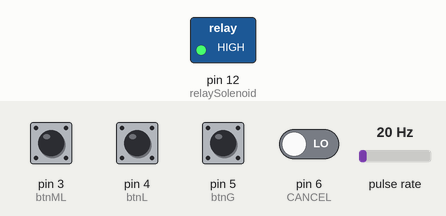
The sketch below on a simulated Arduino Uno, built with avr-gcc and run on an emulated ATmega328P. On the bench: switched loads named in the sketch (green lamp = pin HIGH). Wiring (inferred from the names in the program): pulse sensor: data pin 2. Inputs (shaded band) come from the test bench; at power-on: pin 3 (btnML), pin 4 (btnL), pin 5 (btnG), pin 6 (CANCEL) LOW, pulse rate 20 Hz. What the sketch prints to the serial monitor is not drawn.

Above: at 1.2 s.
1.3 s: pin 6 (CANCEL) driven HIGH
At 1.8 s:
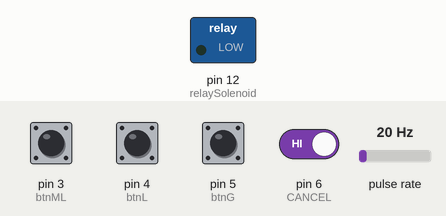
2.9 s: pin 3 (btnML) pulled HIGH for 0.15 s
At 4.2 s:
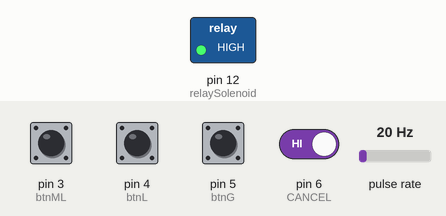
4.5 s: pulse rate (sensor on pin 2) set to 31 Hz
7.5 s: pulse rate (sensor on pin 2) set to 37 Hz
9.6 s: pin 4 (btnL) pulled HIGH for 0.15 s
At 10.0 s:
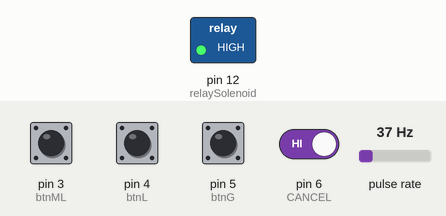
11.2 s: pulse rate (sensor on pin 2) set to 68 Hz
14.2 s: pulse rate (sensor on pin 2) set to 76 Hz
Timing chart, 0 to 17.2 s (numbered marks = the images above; inputs shaded):
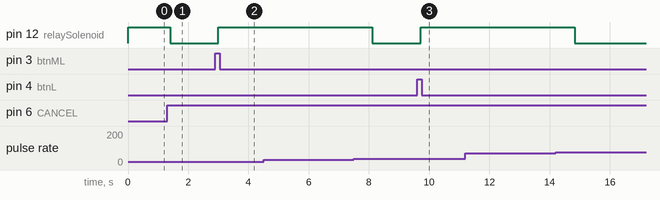

Measured:
- after the input at 1.3 s, pin 12 (relaySolenoid): HIGH → LOW after 0.10 s
- after the input at 2.9 s, pin 12 (relaySolenoid): LOW → HIGH after 0.10 s
- after the input at 4.5 s, every drawn part: stays the same
- after the input at 9.6 s, pin 12 (relaySolenoid): LOW → HIGH after 0.12 s
- after the input at 11.2 s, every drawn part: stays the same

The sketch:

Design2.ino
```cpp
// //components
// lcd = SCL AND SDA / PC5 PC4
// relayCoin = 9
// coinSignal =  to digital pin 6 ---  2
int relaySolenoid =  12;
// waterFlowSensor = 13
int btnML = 3;
int btnL = 4;
int btnG = 5;
int CANCEL = 6;

int ReadbtnML  = 0;
int ReadbtnL   = 0;
int ReadbtnG   = 0;
int ReadCANCEL = 0;

// esp8266 ml -  out 7
// esp8266 L - out  11
// esp8266 G - out  10


// PLAN TO MOVE COIN SIGNAL TO A PWM ~

byte sensorInterrupt = 0;  // 0 = digital pin 2
byte sensorPin       = 2;


float calibrationFactor = 4.5;

volatile byte pulseCount;

float flowRate;
unsigned int flowMilliLitres;
unsigned long totalMilliLitres;

unsigned long oldTime;


void setup() {
  // put your setup code here, to run once:
  Serial.begin(9600);

  pinMode(btnML, INPUT);
  pinMode(btnL, INPUT);
  pinMode(btnG, INPUT);
  pinMode(CANCEL, INPUT);

  pinMode(relaySolenoid,  OUTPUT);
  digitalWrite(relaySolenoid, HIGH);

  pinMode(sensorPin, INPUT);
  digitalWrite(sensorPin, HIGH);

  pulseCount        = 0;
  flowRate          = 0.0;
  flowMilliLitres   = 0;
  totalMilliLitres  = 0;
  oldTime           = 0;

  attachInterrupt(sensorInterrupt, pulseCounter, FALLING);

}

void loop() {
  // put your main code here, to run repeatedly:
  ReadbtnML = digitalRead(btnML);
  ReadbtnL = digitalRead(btnL);
  ReadbtnG = digitalRead(btnG);
  ReadCANCEL = digitalRead(CANCEL);


  if (ReadbtnML == HIGH) {
    delay(100);
    Serial.println("btnML is pressed.");
    dispenseWater(500);
  } else if (ReadbtnL == HIGH) {
    delay(100);
    Serial.println("btnL is pressed.");
    dispenseWater(1000);
  } else if (ReadbtnG == HIGH) {
    delay(100);
    Serial.println("btnG is pressed.");
    dispenseWater(18927);
  } else if (ReadCANCEL == HIGH) {
    Serial.println("Cancel is pressed.");
    delay(100);
    digitalWrite(relaySolenoid, LOW);
  }


}

void dispenseWater(float totalVolume){
  digitalWrite(relaySolenoid, HIGH);
  Serial.print("Dispensing: ");
  Serial.println(totalVolume);

  while (totalVolume > totalMilliLitres) {
      if((millis() - oldTime) > 1000)  { // Only process counters once per second

      detachInterrupt(sensorInterrupt);


      flowRate = ((1000.0 / (millis() - oldTime)) * pulseCount) / calibrationFactor;


      oldTime = millis();


      flowMilliLitres = (flowRate / 60) * 1000;


      totalMilliLitres += flowMilliLitres;

      unsigned int frac;

      // Print the flow rate for this second in litres / minute
      Serial.print("Flow rate: ");
      Serial.print(int(flowRate));  // Print the integer part of the variable
      Serial.print("L/min");
      Serial.print("\t"); 		  // Print tab space

      // Print the cumulative total of litres flowed since starting
      Serial.print("Output Liquid Quantity: ");
      Serial.print(totalMilliLitres);
      Serial.println("mL");
      Serial.print("\t"); 		  // Print tab space
      Serial.print(totalMilliLitres/1000);
      Serial.print("L");

      // Reset the pulse counter so we can start incrementing again
      pulseCount = 0;

      // Enable the interrupt again now that we've finished sending output
      attachInterrupt(sensorInterrupt, pulseCounter, FALLING);
    }
  }
  totalMilliLitres = 0;
}

void pulseCounter()
{
  // Increment the pulse counter
  pulseCount++;
}
```
